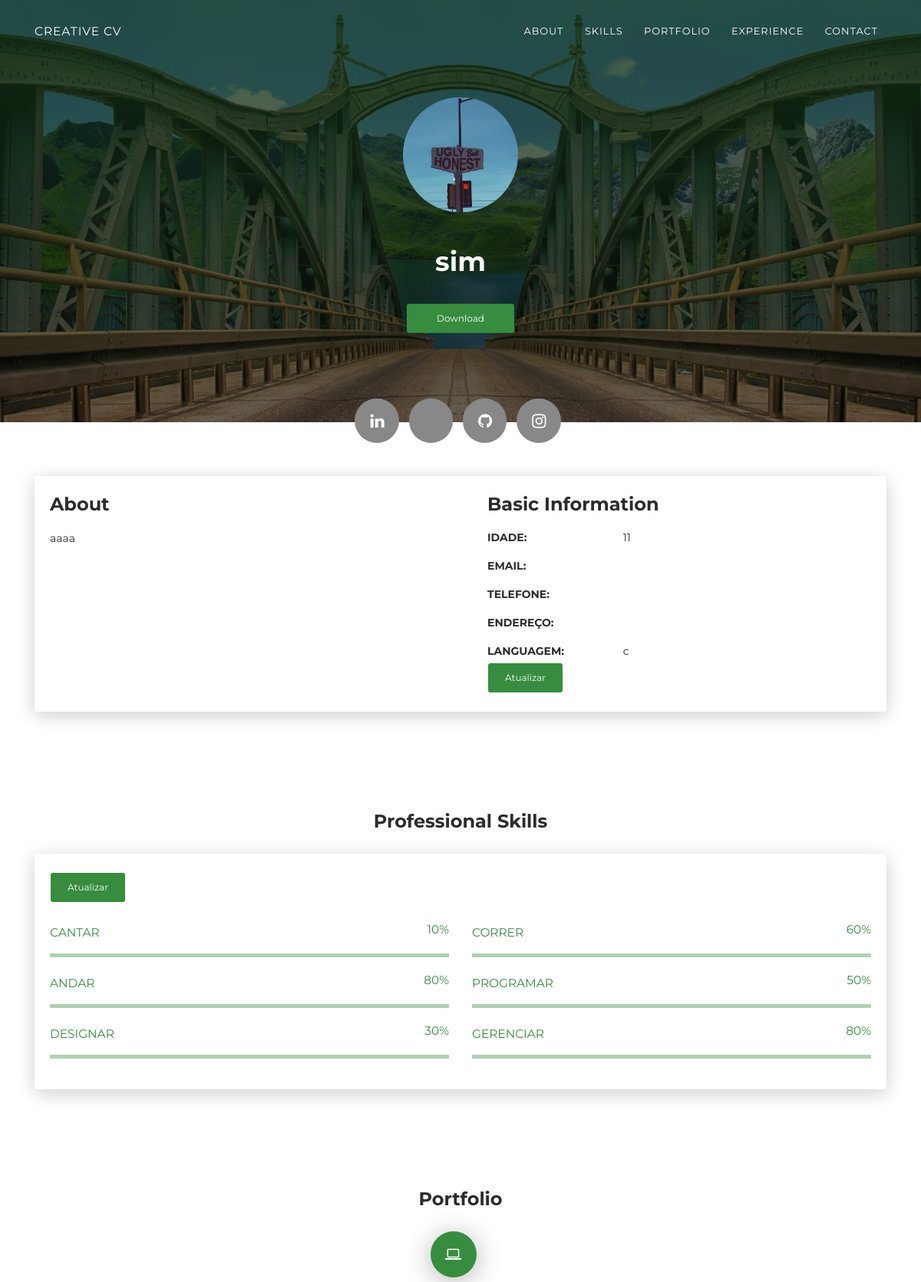
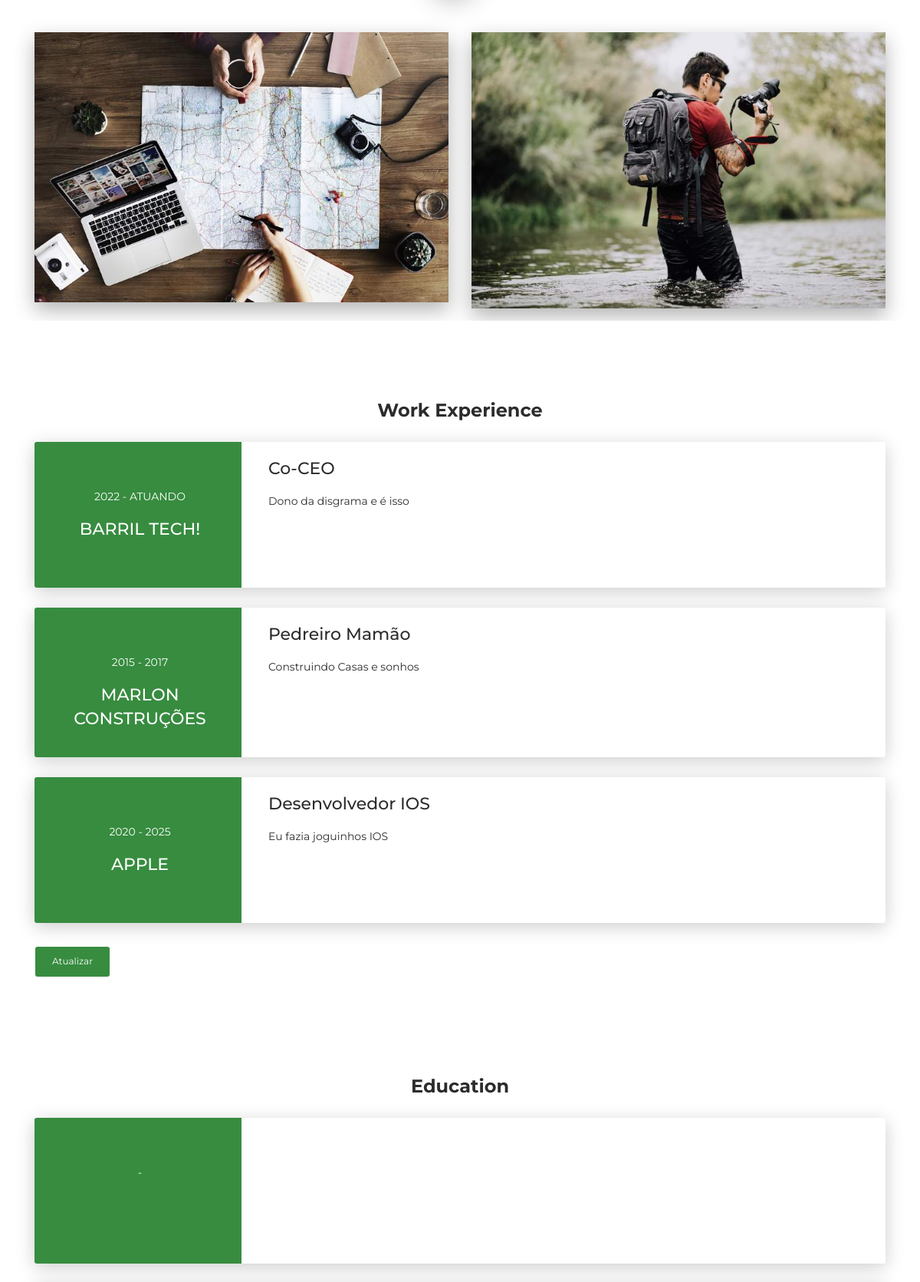
The page / (upper part) on the database its author committed (2 pictures, top to bottom).
### tables this page shows
CREATE TABLE `sobre` (
  `id` int(11) NOT NULL,
  `nome` varchar(60) DEFAULT NULL,
  `conteudo` varchar(1000) DEFAULT NULL,
  `idade` int(11) NOT NULL,
  `email` varchar(50) DEFAULT NULL,
  `telefone` varchar(11) DEFAULT NULL,
  `linguagem` varchar(30) DEFAULT NULL,
  `endereco` varchar(50) DEFAULT NULL,
  `skill1` varchar(40) DEFAULT NULL,
  `skill2` varchar(40) DEFAULT NULL,
  `skill3` varchar(40) DEFAULT NULL,
  `skill4` varchar(40) DEFAULT NULL,
  `skill5` varchar(40) DEFAULT NULL,
  `skill6` varchar(40) DEFAULT NULL,
  `nivel1` int(11) NOT NULL,
  `nivel2` int(11) NOT NULL,
  `nivel3` int(11) NOT NULL,
  `nivel4` int(11) NOT NULL,
  `nivel5` int(11) NOT NULL,
  `nivel6` int(11) NOT NULL,
  `linkedin` varchar(60) DEFAULT NULL,
  `instagram` varchar(40) DEFAULT NULL,
  `youtube` varchar(80) DEFAULT NULL,
  `github` varchar(60) DEFAULT NULL,
  `ano_inicio1` varchar(8) NOT NULL,
  `ano_inicio2` varchar(8) NOT NULL,
  `ano_inicio3` varchar(8) NOT NULL,
  `ano_termino3` varchar(8) NOT NULL,
  `ano_termino2` varchar(8) NOT NULL,
  `ano_termino1` varchar(8) NOT NULL,
  `nome_experiencia1` varchar(20) NOT NULL,
  `nome_experiencia2` varchar(20) NOT NULL,
  `nome_experiencia3` varchar(20) NOT NULL,
  `nome_empresa1` varchar(20) NOT NULL,
  `nome_empresa2` varchar(20) NOT NULL,
  `nome_empresa3` varchar(20) NOT NULL,
  `funcao1` varchar(500) NOT NULL,
  `funcao2` varchar(500) NOT NULL,
  `funcao3` varchar(500) NOT NULL
);

### admin/action/sobre_update/selectid.php (called while the page is built, shortened)
<?php
    $sql = "SELECT * FROM curriculo.sobre WHERE id=1";
    try {
        $connect = conection_open();
        $result = $connect->query($sql);
    } catch (Exception $e) {
    }
?>

### index.php (the view, shortened to what this page needs)
<!DOCTYPE html>
<html lang="en-US">
  <head>
    <link href="https://maxcdn.bootstrapcdn.com/font-awesome/latest/css/font-awesome.min.css" rel="stylesheet">
    <link href="css/aos.css?ver=1.1.0" rel="stylesheet">
    <link href="css/bootstrap.min.css?ver=1.1.0" rel="stylesheet">
    <link href="css/main.css?ver=1.1.0" rel="stylesheet">
  </head>
  <body id="top">
    <header>
      <div class="profile-page sidebar-collapse">
        <nav class="navbar navbar-expand-lg fixed-top navbar-transparent bg-primary" color-on-scroll="400">
          <div class="container">
            <div class="navbar-translate"><a class="navbar-brand" href="#" rel="tooltip">Creative CV</a>
            </div>
            <div class="collapse navbar-collapse justify-content-end" id="navigation">
              <ul class="navbar-nav">
                <li class="nav-item"><a class="nav-link smooth-scroll" href="#about">About</a></li>
                <li class="nav-item"><a class="nav-link smooth-scroll" href="#skill">Skills</a></li>
                <li class="nav-item"><a class="nav-link smooth-scroll" href="#portfolio">Portfolio</a></li>
                <li class="nav-item"><a class="nav-link smooth-scroll" href="#experience">Experience</a></li>
                <li class="nav-item"><a class="nav-link smooth-scroll" href="#contact">Contact</a></li>
              </ul>
            </div>
          </div>
        </nav>
      </div>
    </header>
    <div class="page-content">
      <div>
<div class="profile-page">
  <div class="wrapper">
    <div class="page-header page-header-small" filter-color="green">
      <div class="container">
      <?php
        require_once('admin/action/sobre_update/selectid.php');
        $row = $result->fetch_assoc();
      ?>
        <div class="content-center">
          <div class="cc-profile-image"><a href="#"><img src="images/uglybut.jpg" alt="Image"/></a></div>
          <div class="h2 title"><?php echo ($row['nome']); ?></div>
          <a class="btn btn-primary" href="" download data-aos="zoom-in" data-aos-anchor="data-aos-anchor">Download</a>
        </div>
      </div>
      <div class="section">
        <div class="container">
          <div class="button-container"><a class="btn btn-default btn-round btn-lg btn-icon" href="<?php echo($row['linkedin']); ?>" rel="tooltip" title="Follow me on Facebook"><i class="fa fa-linkedin"></i></a>
          <a class="btn btn-default btn-round btn-lg btn-icon" href="<?php echo($row['youtube']); ?>" rel="tooltip" title="Follow me on Twitter"><i class="fa-brands fa-youtube-square"></i></a>
          <a class="btn btn-default btn-round btn-lg btn-icon" href="<?php echo($row['github']); ?>" rel="tooltip" title="Follow me on Google+"><i class="fa fa-github"></i></a>
          <a class="btn btn-default btn-round btn-lg btn-icon" href="<?php echo($row['instagram']); ?>" rel="tooltip" title="Follow me on Instagram"><i class="fa fa-instagram"></i></a></div>
        </div>
      </div>
    </div>
  </div>
</div>
<div class="section" id="about">
  <div class="container">
    <div class="card" data-aos="fade-up" data-aos-offset="10">
      <div class="row">
        <div class="col-lg-6 col-md-12">
          <div class="card-body">
            <div class="h4 mt-0 title">About</div>
            <?php echo ($row['conteudo']); ?>
            <div class="form-group">
            <div class="info-box bg-gradient-info">
            <div class="note-editable card-block" contenteditable="true" role="textbox" aria-multiline="true" spellcheck="true" autocorrect="true">
            </div>
            </div>
            </div>
          </div>
        </div>
        <div class="col-lg-6 col-md-12">
          <div class="card-body">
            <div class="h4 mt-0 title">Basic Information</div>
            <div class="row">
              <div class="col-sm-4"><strong class="text-uppercase">Idade:</strong></div>
              <div class="col-sm-8"><?php echo($row['idade']); ?></div>
            </div>
            <div class="row mt-3">
              <div class="col-sm-4"><strong class="text-uppercase">Email:</strong></div>
              <div class="col-sm-8"><?php echo($row['email']); ?></div>
            </div>
            <div class="row mt-3">
              <div class="col-sm-4"><strong class="text-uppercase">Telefone:</strong></div>
              <div class="col-sm-8"><?php echo($row['telefone']); ?></div>
            </div>
            <div class="row mt-3">
              <div class="col-sm-4"><strong class="text-uppercase">Endereço:</strong></div>
              <div class="col-sm-8"><?php echo($row['endereco']); ?></div>
            </div>
            <div class="row mt-3">
              <div class="col-sm-4"><strong class="text-uppercase">Languagem:</strong></div>
              <div class="col-sm-8"><?php echo($row['linguagem']); ?></div>
            </div>
            <form action="admin/about.php">
                <button type="submit" class="btn btn-primary">Atualizar</button>
            </form>
          </div>
        </div>
      </div>
    </div>
  </div>
</div>
<div class="section" id="skill">
  <div class="container">
    <div class="h4 text-center mb-4 title">Professional Skills</div>
    <div class="card" data-aos="fade-up" data-aos-anchor-placement="top-bottom">
      <div class="card-body">
      <form action="admin/about.php">
        <button type="submit" class="btn btn-primary">Atualizar</button>
      </form>
      <br>
        <div class="row">
          <div class="col-md-6">
            <div class="progress-container progress-primary"><span class="progress-badge"><?php echo($row['skill1']); ?></span>
              <div class="progress">
                <span class="progress-value"><?php echo($row['nivel1']); ?>%</span>
              </div>
            </div>
          </div>
          <div class="col-md-6">
            <div class="progress-container progress-primary"><span class="progress-badge"><?php echo($row['skill2']); ?></span>
              <div class="progress">
                <span class="progress-value"><?php echo($row['nivel2']); ?>%</span>
              </div>
            </div>
          </div>
        </div>
        <div class="row">
          <div class="col-md-6">
            <div class="progress-container progress-primary"><span class="progress-badge"><?php echo($row['skill3']); ?></span>
              <div class="progress">
                <span class="progress-value"><?php echo($row['nivel3']); ?>%</span>
              </div>
            </div>
          </div>
          <div class="col-md-6">
            <div class="progress-container progress-primary"><span class="progress-badge"><?php echo($row['skill4']); ?></span>
              <div class="progress">
                <span class="progress-value"><?php echo($row['nivel4']); ?>%</span>
              </div>
            </div>
          </div>
        </div>
        <div class="row">
          <div class="col-md-6">
            <div class="progress-container progress-primary"><span class="progress-badge"><?php echo($row['skill5']); ?></span>
              <div class="progress">
                <span class="progress-value"><?php echo($row['nivel5']); ?>%</span>
              </div>
            </div>
          </div>
          <div class="col-md-6">
            <div class="progress-container progress-primary"><span class="progress-badge"><?php echo($row['skill6']); ?></span>
              <div class="progress">
                <span class="progress-value"><?php echo($row['nivel6']); ?>%</span>
              </div>
            </div>
          </div>
        </div>
      </div>
    </div>
  </div>
</div>
<div class="section" id="portfolio">
  <div class="container">
    <div class="row">
      <div class="col-md-6 ml-auto mr-auto">
        <div class="h4 text-center mb-4 title">Portfolio</div>
        <div class="nav-align-center">
          <ul class="nav nav-pills nav-pills-primary" role="tablist">
            <li class="nav-item"><a class="nav-link active" data-toggle="tab" href="#web-development" role="tablist"><i class="fa fa-laptop" aria-hidden="true"></i></a></li>
          </ul>
        </div>
      </div>
    </div>
    <div class="tab-content gallery mt-5">
      <div class="tab-pane active" id="web-development">
        <div class="ml-auto mr-auto">
          <div class="row">
            <div class="col-md-6">
              <div class="cc-porfolio-image img-raised" data-aos="fade-up" data-aos-anchor-placement="top-bottom"><a href="<?php echo($row['github']); ?>">
                  <figure class="cc-effect"><img src="images/project-1.jpg" alt="Image"/>
                    <figcaption>
                    </figcaption>
              </div>
            </div>
            <div class="col-md-6">
              <div class="cc-porfolio-image img-raised" data-aos="fade-up" data-aos-anchor-placement="top-bottom"><a href="#Photography">
                  <figure class="cc-effect"><img src="images/photography-4.jpg" alt="Image"/>
                  </figure></a>
              </div>
            </div>
          </div>
        </div>
      </div>
    </div>
  </div>
</div>
<div class="section" id="experience">
  <div class="container cc-experience">
    <div class="h4 text-center mb-4 title">Work Experience</div>
    <div class="card">
      <div class="row">
        <div class="col-md-3 bg-primary" data-aos="fade-right" data-aos-offset="50" data-aos-duration="500">
          <div class="card-body cc-experience-header">
            <p><?php echo($row['ano_inicio1']); ?> - <?php echo($row['ano_termino1']); ?></p>
            <div class="h5"><?php echo($row['nome_empresa1']); ?></div>
          </div>
        </div>
        <div class="col-md-9" data-aos="fade-left" data-aos-offset="50" data-aos-duration="500">
          <div class="card-body">
            <div class="h5"><?php echo($row['nome_experiencia1']); ?></div>
            <p><?php echo($row['funcao1']); ?></p>
          </div>
        </div>
      </div>
    </div>
    <div class="card">
      <div class="row">
        <div class="col-md-3 bg-primary" data-aos="fade-right" data-aos-offset="50" data-aos-duration="500">
          <div class="card-body cc-experience-header">
            <p><?php echo($row['ano_inicio2']); ?> - <?php echo($row['ano_termino2']); ?></p>
            <div class="h5"><?php echo($row['nome_empresa2']); ?></div>
          </div>
        </div>
        <div class="col-md-9" data-aos="fade-left" data-aos-offset="50" data-aos-duration="500">
          <div class="card-body">
            <div class="h5"><?php echo($row['nome_experiencia2']); ?></div>
            <p><?php echo($row['funcao2']); ?></p>
          </div>
        </div>
      </div>
    </div>
    <div class="card">
      <div class="row">
        <div class="col-md-3 bg-primary" data-aos="fade-right" data-aos-offset="50" data-aos-duration="500">
          <div class="card-body cc-experience-header">
            <p><?php echo($row['ano_inicio3']); ?> - <?php echo($row['ano_termino3']); ?></p>
            <div class="h5"><?php echo($row['nome_empresa3']); ?></div>
          </div>
        </div>
        <div class="col-md-9" data-aos="fade-left" data-aos-offset="50" data-aos-duration="500">
          <div class="card-body">
            <div class="h5"><?php echo($row['nome_experiencia3']); ?></div>
            <p><?php echo($row['funcao3']); ?></p>
          </div>
        </div>
      </div>
    </div>
    <form action="admin/about.php">
      <button type="submit" class="btn btn-primary">Atualizar</button>
    </form>
    <br>
  </div>
</div>
<div class="section">
  <div class="container cc-education">
    <div class="h4 text-center mb-4 title">Education</div>
    <div class="card">
      <div class="row">
        <div class="col-md-3 bg-primary" data-aos="fade-right" data-aos-offset="50" data-aos-duration="500">
          <div class="card-body cc-education-header">
            <p><?php echo($row['edu_inicio1']); ?> - <?php echo($row['edu_fim1']); ?></p>
          </div>
        </div>
        <div class="col-md-9" data-aos="fade-left" data-aos-offset="50" data-aos-duration="500">
          <div class="card-body">
          </div>
        </div>
      </div>
    </div>
    <br>
</div>
</div>
    </div>
  </body>
</html>

### rows shown on the page
sobre: nome "sim", conteudo "aaaa", idade "11", linguagem "c", skill1 "CANTAR", nivel1 "10", skill2 "CORRER", nivel2 "60", skill3 "ANDAR", nivel3 "80", skill4 "PROGRAMAR", nivel4 "50", skill5 "DESIGNAR", nivel5 "30", skill6 "GERENCIAR", nivel6 "80", ano_inicio1 "2022", ano_termino1 "ATUANDO", nome_empresa1 "BARRIL TECH!", nome_experiencia1 "Co-CEO", funcao1 "Dono da disgrama e é isso", ano_inicio2 "2015", ano_termino2 "2017", nome_empresa2 "MARLON CONSTRUÇÕES", nome_experiencia2 "Pedreiro Mamão", funcao2 "Construindo Casas e sonhos", ano_inicio3 "2020", ano_termino3 "2025", nome_empresa3 "APPLE", nome_experiencia3 "Desenvolvedor IOS", funcao3 "Eu fazia joguinhos IOS"
